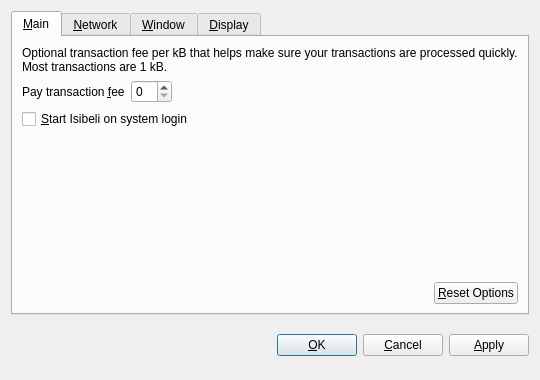
<?xml version="1.0" encoding="UTF-8"?>
<ui version="4.0">
 <class>OptionsDialog</class>
 <widget class="QDialog" name="OptionsDialog">
  <property name="geometry">
   <rect>
    <x>0</x>
    <y>0</y>
    <width>540</width>
    <height>380</height>
   </rect>
  </property>
  <property name="windowTitle">
   <string>Options</string>
  </property>
  <property name="modal">
   <bool>true</bool>
  </property>
  <layout class="QVBoxLayout" name="verticalLayout">
   <item>
    <widget class="QTabWidget" name="tabWidget">
     <property name="tabPosition">
      <enum>QTabWidget::North</enum>
     </property>
     <property name="currentIndex">
      <number>0</number>
     </property>
     <widget class="QWidget" name="tabMain">
      <attribute name="title">
       <string>&amp;Main</string>
      </attribute>
      <layout class="QVBoxLayout" name="verticalLayout_Main">
       <item>
        <widget class="QLabel" name="transactionFeeInfoLabel">
         <property name="text">
          <string>Optional transaction fee per kB that helps make sure your transactions are processed quickly. Most transactions are 1 kB.</string>
         </property>
         <property name="textFormat">
          <enum>Qt::PlainText</enum>
         </property>
         <property name="wordWrap">
          <bool>true</bool>
         </property>
        </widget>
       </item>
       <item>
        <layout class="QHBoxLayout" name="horizontalLayout_1_Main">
         <item>
          <widget class="QLabel" name="transactionFeeLabel">
           <property name="text">
            <string>Pay transaction &amp;fee</string>
           </property>
           <property name="textFormat">
            <enum>Qt::PlainText</enum>
           </property>
           <property name="buddy">
            <cstring>transactionFee</cstring>
           </property>
          </widget>
         </item>
         <item>
          <widget class="BitcoinAmountField" name="transactionFee"/>
         </item>
         <item>
          <spacer name="horizontalSpacer_1_Main">
           <property name="orientation">
            <enum>Qt::Horizontal</enum>
           </property>
           <property name="sizeHint" stdset="0">
            <size>
             <width>40</width>
             <height>20</height>
            </size>
           </property>
          </spacer>
         </item>
        </layout>
       </item>
       <item>
        <widget class="QCheckBox" name="bitcoinAtStartup">
         <property name="toolTip">
          <string>Automatically start Isibeli after logging in to the system.</string>
         </property>
         <property name="text">
          <string>&amp;Start Isibeli on system login</string>
         </property>
        </widget>
       </item>
       <item>
        <spacer name="verticalSpacer_Main">
         <property name="orientation">
          <enum>Qt::Vertical</enum>
         </property>
         <property name="sizeHint" stdset="0">
          <size>
           <width>20</width>
           <height>40</height>
          </size>
         </property>
        </spacer>
       </item>
       <item>
        <layout class="QHBoxLayout" name="horizontalLayout_2_Main">
         <item>
          <spacer name="horizontalSpacer_2_Main">
           <property name="orientation">
            <enum>Qt::Horizontal</enum>
           </property>
           <property name="sizeHint" stdset="0">
            <size>
             <width>40</width>
             <height>20</height>
            </size>
           </property>
          </spacer>
         </item>
         <item>
          <widget class="QPushButton" name="resetButton">
           <property name="toolTip">
            <string>Reset all client options to default.</string>
           </property>
           <property name="text">
            <string>&amp;Reset Options</string>
           </property>
           <property name="autoDefault">
            <bool>false</bool>
           </property>
          </widget>
         </item>
        </layout>
       </item>
      </layout>
     </widget>
     <widget class="QWidget" name="tabNetwork">
      <attribute name="title">
       <string>&amp;Network</string>
      </attribute>
      <layout class="QVBoxLayout" name="verticalLayout_Network">
       <item>
        <widget class="QCheckBox" name="mapPortUpnp">
         <property name="toolTip">
          <string>Automatically open the Isibeli client port on the router. This only works when your router supports UPnP and it is enabled.</string>
         </property>
         <property name="text">
          <string>Map port using &amp;UPnP</string>
         </property>
        </widget>
       </item>
       <item>
        <widget class="QCheckBox" name="connectSocks">
         <property name="toolTip">
          <string>Connect to the Isibeli network through a SOCKS proxy (e.g. when connecting through Tor).</string>
         </property>
         <property name="text">
          <string>&amp;Connect through SOCKS proxy:</string>
         </property>
        </widget>
       </item>
       <item>
        <layout class="QHBoxLayout" name="horizontalLayout_Network">
         <item>
          <widget class="QLabel" name="proxyIpLabel">
           <property name="text">
            <string>Proxy &amp;IP:</string>
           </property>
           <property name="textFormat">
            <enum>Qt::PlainText</enum>
           </property>
           <property name="buddy">
            <cstring>proxyIp</cstring>
           </property>
          </widget>
         </item>
         <item>
          <widget class="QValidatedLineEdit" name="proxyIp">
           <property name="maximumSize">
            <size>
             <width>140</width>
             <height>16777215</height>
            </size>
           </property>
           <property name="toolTip">
            <string>IP address of the proxy (e.g. 127.0.0.1)</string>
           </property>
          </widget>
         </item>
         <item>
          <widget class="QLabel" name="proxyPortLabel">
           <property name="text">
            <string>&amp;Port:</string>
           </property>
           <property name="textFormat">
            <enum>Qt::PlainText</enum>
           </property>
           <property name="buddy">
            <cstring>proxyPort</cstring>
           </property>
          </widget>
         </item>
         <item>
          <widget class="QLineEdit" name="proxyPort">
           <property name="maximumSize">
            <size>
             <width>55</width>
             <height>16777215</height>
            </size>
           </property>
           <property name="toolTip">
            <string>Port of the proxy (e.g. 9050)</string>
           </property>
          </widget>
         </item>
         <item>
          <widget class="QLabel" name="socksVersionLabel">
           <property name="text">
            <string>SOCKS &amp;Version:</string>
           </property>
           <property name="textFormat">
            <enum>Qt::PlainText</enum>
           </property>
           <property name="buddy">
            <cstring>socksVersion</cstring>
           </property>
          </widget>
         </item>
         <item>
          <widget class="QValueComboBox" name="socksVersion">
           <property name="toolTip">
            <string>SOCKS version of the proxy (e.g. 5)</string>
           </property>
          </widget>
         </item>
         <item>
          <spacer name="horizontalSpacer_Network">
           <property name="orientation">
            <enum>Qt::Horizontal</enum>
           </property>
           <property name="sizeHint" stdset="0">
            <size>
             <width>40</width>
             <height>20</height>
            </size>
           </property>
          </spacer>
         </item>
        </layout>
       </item>
       <item>
        <spacer name="verticalSpacer_Network">
         <property name="orientation">
          <enum>Qt::Vertical</enum>
         </property>
         <property name="sizeHint" stdset="0">
          <size>
           <width>20</width>
           <height>40</height>
          </size>
         </property>
        </spacer>
       </item>
      </layout>
     </widget>
     <widget class="QWidget" name="tabWindow">
      <attribute name="title">
       <string>&amp;Window</string>
      </attribute>
      <layout class="QVBoxLayout" name="verticalLayout_Window">
       <item>
        <widget class="QCheckBox" name="minimizeToTray">
         <property name="toolTip">
          <string>Show only a tray icon after minimizing the window.</string>
         </property>
         <property name="text">
          <string>&amp;Minimize to the tray instead of the taskbar</string>
         </property>
        </widget>
       </item>
       <item>
        <widget class="QCheckBox" name="minimizeOnClose">
         <property name="toolTip">
          <string>Minimize instead of exit the application when the window is closed. When this option is enabled, the application will be closed only after selecting Quit in the menu.</string>
         </property>
         <property name="text">
          <string>M&amp;inimize on close</string>
         </property>
        </widget>
       </item>
       <item>
        <spacer name="verticalSpacer_Window">
         <property name="orientation">
          <enum>Qt::Vertical</enum>
         </property>
         <property name="sizeHint" stdset="0">
          <size>
           <width>20</width>
           <height>40</height>
          </size>
         </property>
        </spacer>
       </item>
      </layout>
     </widget>
     <widget class="QWidget" name="tabDisplay">
      <attribute name="title">
       <string>&amp;Display</string>
      </attribute>
      <layout class="QVBoxLayout" name="verticalLayout_Display">
       <item>
        <layout class="QHBoxLayout" name="horizontalLayout_1_Display">
         <item>
          <widget class="QLabel" name="langLabel">
           <property name="text">
            <string>User Interface &amp;language:</string>
           </property>
           <property name="textFormat">
            <enum>Qt::PlainText</enum>
           </property>
           <property name="buddy">
            <cstring>lang</cstring>
           </property>
          </widget>
         </item>
         <item>
          <widget class="QValueComboBox" name="lang">
           <property name="toolTip">
            <string>The user interface language can be set here. This setting will take effect after restarting Isibeli.</string>
           </property>
          </widget>
         </item>
        </layout>
       </item>
       <item>
        <layout class="QHBoxLayout" name="horizontalLayout_2_Display">
         <item>
          <widget class="QLabel" name="unitLabel">
           <property name="text">
            <string>&amp;Unit to show amounts in:</string>
           </property>
           <property name="textFormat">
            <enum>Qt::PlainText</enum>
           </property>
           <property name="buddy">
            <cstring>unit</cstring>
           </property>
          </widget>
         </item>
         <item>
          <widget class="QValueComboBox" name="unit">
           <property name="toolTip">
            <string>Choose the default subdivision unit to show in the interface and when sending coins.</string>
           </property>
          </widget>
         </item>
        </layout>
       </item>
       <item>
        <widget class="QCheckBox" name="displayAddresses">
         <property name="toolTip">
          <string>Whether to show Isibeli addresses in the transaction list or not.</string>
         </property>
         <property name="text">
          <string>&amp;Display addresses in transaction list</string>
         </property>
        </widget>
       </item>
       <item>
        <widget class="QCheckBox" name="coinControlFeatures">
         <property name="toolTip">
          <string>Whether to show coin control features or not.</string>
         </property>
         <property name="text">
          <string>Display coin &amp;control features (experts only!)</string>
         </property>
        </widget>
       </item>
       <item>
        <spacer name="verticalSpacer_Display">
         <property name="orientation">
          <enum>Qt::Vertical</enum>
         </property>
         <property name="sizeHint" stdset="0">
          <size>
           <width>20</width>
           <height>40</height>
          </size>
         </property>
        </spacer>
       </item>
      </layout>
     </widget>
    </widget>
   </item>
   <item>
    <layout class="QHBoxLayout" name="horizontalLayout_Buttons">
     <item>
      <spacer name="horizontalSpacer_1">
       <property name="orientation">
        <enum>Qt::Horizontal</enum>
       </property>
       <property name="sizeHint" stdset="0">
        <size>
         <width>40</width>
         <height>48</height>
        </size>
       </property>
      </spacer>
     </item>
     <item>
      <widget class="QLabel" name="statusLabel">
       <property name="font">
        <font>
         <weight>75</weight>
         <bold>true</bold>
        </font>
       </property>
       <property name="text">
        <string/>
       </property>
       <property name="textFormat">
        <enum>Qt::PlainText</enum>
       </property>
       <property name="wordWrap">
        <bool>true</bool>
       </property>
      </widget>
     </item>
     <item>
      <spacer name="horizontalSpacer_2">
       <property name="orientation">
        <enum>Qt::Horizontal</enum>
       </property>
       <property name="sizeHint" stdset="0">
        <size>
         <width>40</width>
         <height>48</height>
        </size>
       </property>
      </spacer>
     </item>
     <item>
      <widget class="QPushButton" name="okButton">
       <property name="text">
        <string>&amp;OK</string>
       </property>
      </widget>
     </item>
     <item>
      <widget class="QPushButton" name="cancelButton">
       <property name="text">
        <string>&amp;Cancel</string>
       </property>
       <property name="autoDefault">
        <bool>false</bool>
       </property>
      </widget>
     </item>
     <item>
      <widget class="QPushButton" name="applyButton">
       <property name="text">
        <string>&amp;Apply</string>
       </property>
       <property name="autoDefault">
        <bool>false</bool>
       </property>
      </widget>
     </item>
    </layout>
   </item>
  </layout>
 </widget>
 <customwidgets>
  <customwidget>
   <class>BitcoinAmountField</class>
   <extends>QSpinBox</extends>
   <header>bitcoinamountfield.h</header>
  </customwidget>
  <customwidget>
   <class>QValueComboBox</class>
   <extends>QComboBox</extends>
   <header>qvaluecombobox.h</header>
  </customwidget>
  <customwidget>
   <class>QValidatedLineEdit</class>
   <extends>QLineEdit</extends>
   <header>qvalidatedlineedit.h</header>
  </customwidget>
 </customwidgets>
 <resources/>
 <connections/>
</ui>
